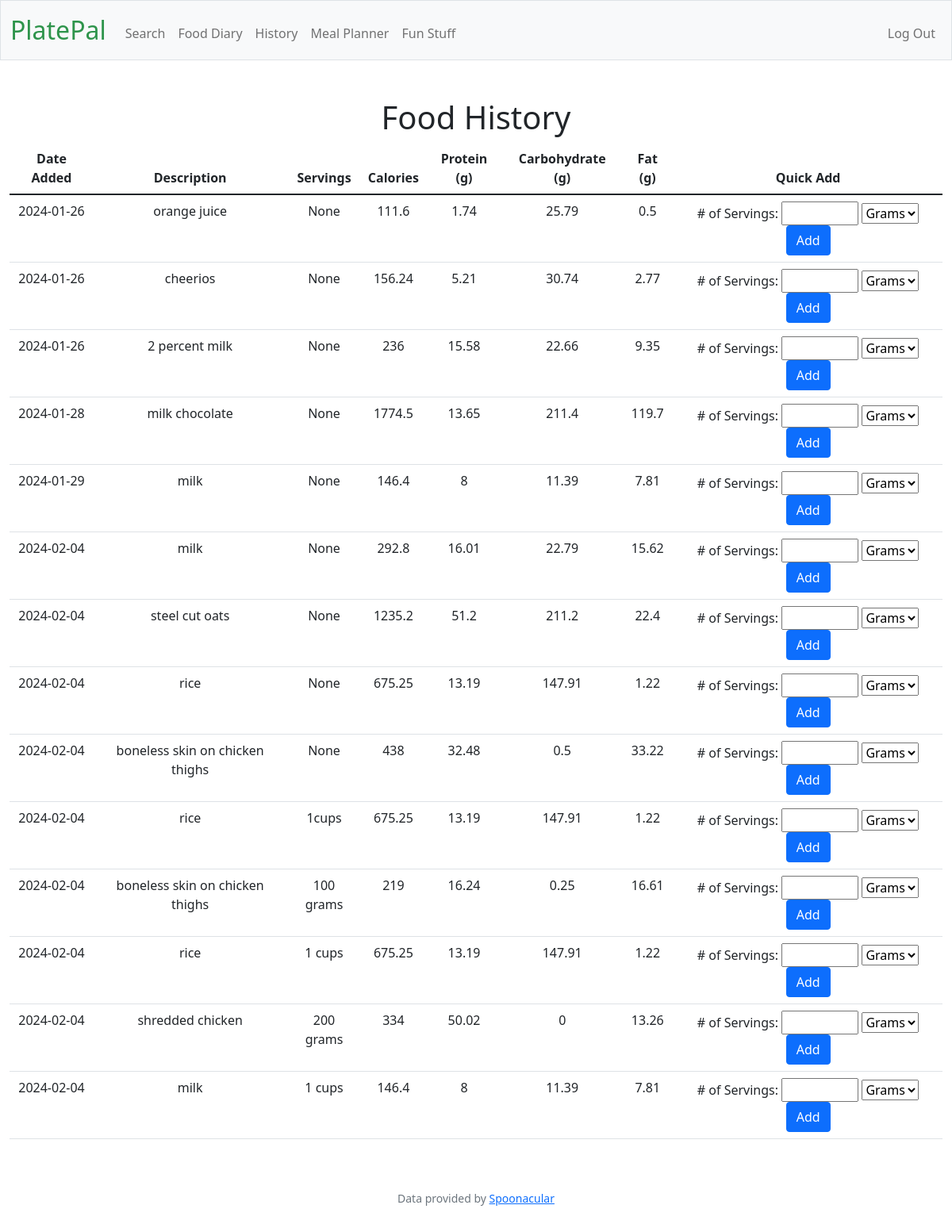
The app's page /history (signed in) with its own data.
### tables this page shows
CREATE TABLE history (
    id INTEGER ,
    description TEXT,
    calories DECIMAL(5, 1),
    protein DECIMAL(5, 1),
    carbs DECIMAL(5, 1),
    fats DECIMAL(5, 1),
    date_added DATE DEFAULT CURRENT_DATE
, user_id, servings text);

### app.py (the view)
@app.route("/history")
@login_required
def history():
    history = db.execute("SELECT * FROM history where user_id  = ?", session["user_id"]  )
    return render_template("history.html", history=history)

### helpers.py (called while the page is built)
def login_required(f):
    @wraps(f)
    def decorated_function(*args, **kwargs):
        if session.get("user_id") is None:
            return redirect("/login")
        return f(*args, **kwargs)
    return decorated_function

### templates/history.html (shortened to what this page needs)
{% extends "layout.html" %}
{% block main %}
<h1>Food History</h1>
    <table class="table table-responsive">
        <thead>
            <tr>
                <th>Date Added</th>
                <th>Description</th>
                <th>Servings</th>
                <th>Calories</th>
                <th>Protein (g)</th>
                <th>Carbohydrate (g)</th>
                <th>Fat (g)</th>
                <th>Quick Add</th>
            </tr>
        </thead>
        <tbody>
                {% for food in history%}
                    <tr>
                        <td>{{food.date_added}}</td>
                        <td>{{food.description}}</td>
                        <td>{{food.servings}}</td>
                        <td>{{food.calories}}</td>
                        <td>{{food.protein}}</td>
                        <td>{{food.carbs}}</td>
                        <td>{{food.fats}}</td>
                        <td>
                            <form action="/add" method="post">
                                <label for='servings'># of Servings: </label>
                                <input type="number" name="servings" min="1" max="100" step="1">
                                <select name ='unit'>
                                    <option value="grams">Grams</option>
                                </select>
                                <button class="btn btn-primary">Add</button>
                            </form>
                        </td>
                    </tr>
                {% endfor %}
        </tbody>
    </table>
{% endblock %}

### templates/layout.html (shortened to what this page needs)
<!DOCTYPE html>
<html lang="en">
    <head>
        <link href="https://cdn.jsdelivr.net/npm/bootstrap@5.1.3/dist/css/bootstrap.min.css" rel="stylesheet">
        <link href="/static/styles.css" rel="stylesheet">
    </head>
    <body>
        <nav class="bg-light border navbar navbar-expand-md navbar-light">
            <div class="container-fluid">
                <a class="navbar-brand" href="/"><span class="green">PlatePal</span></a>
                <div class="collapse navbar-collapse" id="navbar">
                    {% if session["user_id"] %}
                        <ul class="navbar-nav me-auto mt-2">
                            <li class="nav-item"><a class="nav-link" href="/search">Search</a></li>
                            <li class="nav-item"><a class="nav-link" href="/">Food Diary</a></li>
                            <li class="nav-item"><a class="nav-link" href="/history">History</a></li>
                            <li class="nav-item"><a class="nav-link" href="/planrequest">Meal Planner</a></li>
                            <li class="nav-item"><a class="nav-link" href="/fun">Fun Stuff</a></li>
                        </ul>
                        <ul class="navbar-nav ms-auto mt-2">
                            <li class="nav-item"><a class="nav-link" href="/logout">Log Out</a></li>
                        </ul>
                    {% else %}
                        <ul class="navbar-nav ms-auto mt-2">
                            <li class="nav-item"><a class="nav-link" href="/register">Register</a></li>
                            <li class="nav-item"><a class="nav-link" href="/login">Log In</a></li>
                        </ul>
                    {% endif %}
                </div>
            </div>
        </nav>
        <main class="container-fluid py-5 text-center">
            {% block main %}{% endblock %}
        </main>
        <footer class="mb-5 small text-center text-muted">
            Data provided by <a href="https://spoonacular.com/food-api">Spoonacular</a>
        </footer>
    </body>
</html>

### static/styles.css (style rules this page uses)
nav .navbar-brand { font-size: xx-large; }
nav .navbar-brand .green { color: #2e944b; }

### records on screen
history: date_added "2024-01-26", description "orange juice", servings "None", calories "111.6", protein "1.74", carbs "25.79", fats "0.5"
history: date_added "2024-01-26", description "cheerios", servings "None", calories "156.24", protein "5.21", carbs "30.74", fats "2.77"
history: date_added "2024-01-26", description "2 percent milk", servings "None", calories "236", protein "15.58", carbs "22.66", fats "9.35"
history: date_added "2024-01-28", description "milk chocolate", servings "None", calories "1774.5", protein "13.65", carbs "211.4", fats "119.7"
history: date_added "2024-01-29", description "milk", servings "None", calories "146.4", protein "8", carbs "11.39", fats "7.81"
history: date_added "2024-02-04", description "milk", servings "None", calories "292.8", protein "16.01", carbs "22.79", fats "15.62"
history: date_added "2024-02-04", description "steel cut oats", servings "None", calories "1235.2", protein "51.2", carbs "211.2", fats "22.4"
history: date_added "2024-02-04", description "rice", servings "None", calories "675.25", protein "13.19", carbs "147.91", fats "1.22"
history: date_added "2024-02-04", description "boneless skin on chicken thighs", servings "None", calories "438", protein "32.48", carbs "0.5", fats "33.22"
history: date_added "2024-02-04", description "rice", servings "1cups", calories "675.25", protein "13.19", carbs "147.91", fats "1.22"
history: date_added "2024-02-04", description "boneless skin on chicken thighs", servings "100 grams", calories "219", protein "16.24", carbs "0.25", fats "16.61"
history: date_added "2024-02-04", description "rice", servings "1 cups", calories "675.25", protein "13.19", carbs "147.91", fats "1.22"
history: date_added "2024-02-04", description "shredded chicken", servings "200 grams", calories "334", protein "50.02", carbs "0", fats "13.26"
history: date_added "2024-02-04", description "milk", servings "1 cups", calories "146.4", protein "8", carbs "11.39", fats "7.81"
